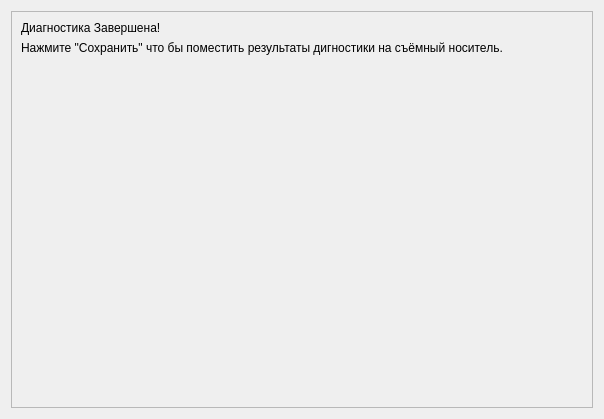
<?xml version="1.0" encoding="UTF-8"?>
<ui version="4.0">
 <class>Form</class>
 <widget class="QWidget" name="Form">
  <property name="geometry">
   <rect>
    <x>0</x>
    <y>0</y>
    <width>604</width>
    <height>419</height>
   </rect>
  </property>
  <property name="windowTitle">
   <string>Form</string>
  </property>
  <layout class="QGridLayout" name="gridLayout">
   <item row="0" column="0" colspan="2">
    <widget class="QFrame" name="frame">
     <property name="frameShape">
      <enum>QFrame::StyledPanel</enum>
     </property>
     <property name="frameShadow">
      <enum>QFrame::Raised</enum>
     </property>
     <layout class="QGridLayout" name="gridLayout_2">
      <item row="0" column="0">
       <widget class="QLabel" name="label">
        <property name="text">
         <string>Диагностика Завершена!</string>
        </property>
       </widget>
      </item>
      <item row="1" column="0">
       <widget class="QLabel" name="label_2">
        <property name="text">
         <string>Нажмите &quot;Сохранить&quot; что бы поместить результаты дигностики на съёмный носитель.</string>
        </property>
       </widget>
      </item>
      <item row="2" column="0">
       <spacer name="verticalSpacer">
        <property name="orientation">
         <enum>Qt::Vertical</enum>
        </property>
        <property name="sizeHint" stdset="0">
         <size>
          <width>558</width>
          <height>293</height>
         </size>
        </property>
       </spacer>
      </item>
     </layout>
    </widget>
   </item>
  </layout>
 </widget>
 <resources/>
 <connections/>
</ui>
